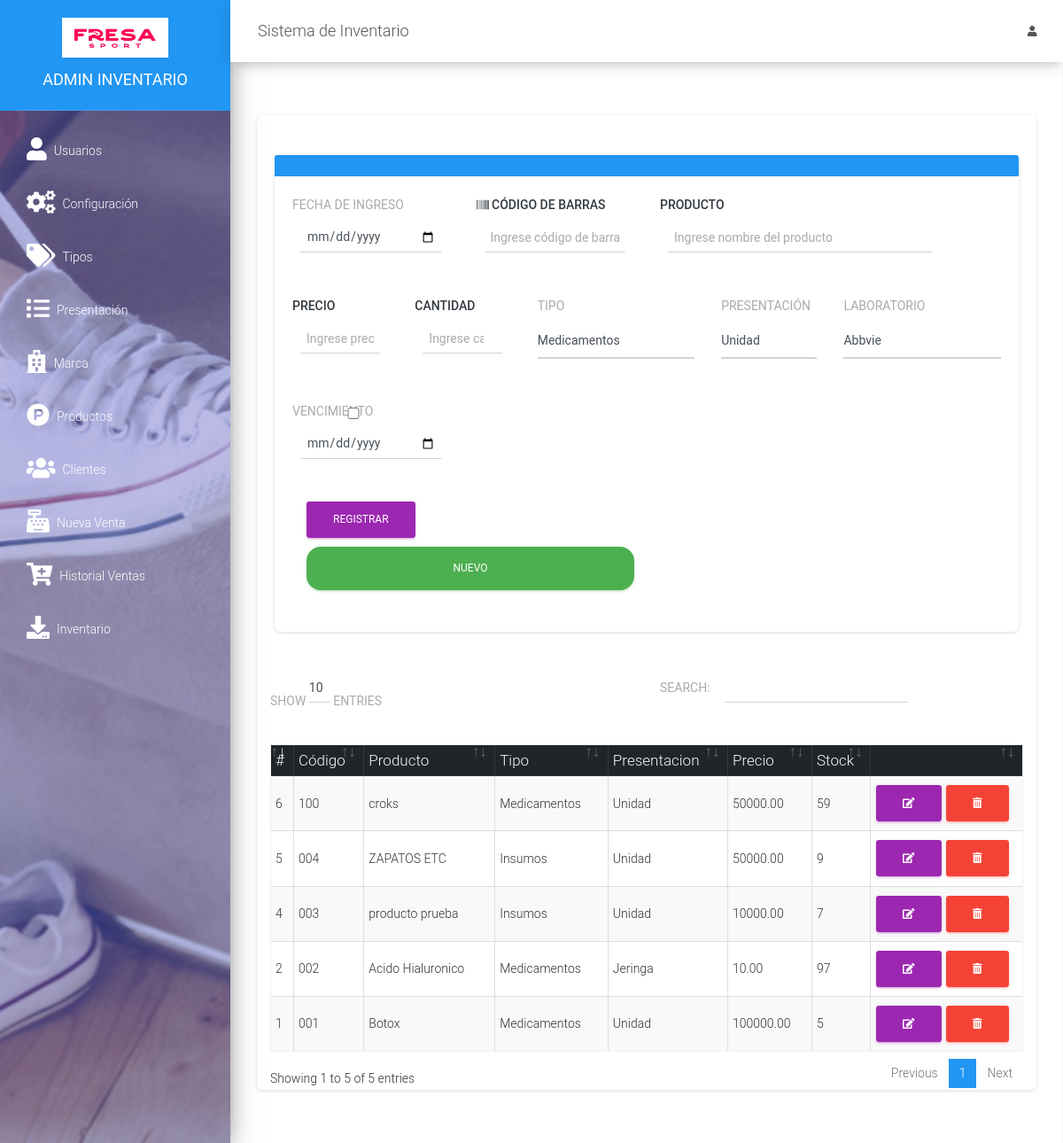
Screenshot of /src/productosREAL.php (signed in) with the database file from the repository.
### tables this page shows
CREATE TABLE `producto` (
  `codproducto` int(11) NOT NULL,
  `codigo` varchar(20) NOT NULL,
  `descripcion` varchar(200) NOT NULL,
  `precio` decimal(10,2) NOT NULL,
  `existencia` int(11) NOT NULL,
  `id_lab` int(11) NOT NULL,
  `id_presentacion` int(11) NOT NULL,
  `id_tipo` int(11) NOT NULL,
  `vencimiento` varchar(20) NOT NULL,
  `fecha_ingreso` varchar(20) NOT NULL
);

CREATE TABLE `tipos` (
  `id` int(11) NOT NULL,
  `tipo` varchar(50) NOT NULL
);

CREATE TABLE `presentacion` (
  `id` int(11) NOT NULL,
  `nombre` varchar(100) NOT NULL,
  `nombre_corto` varchar(10) NOT NULL
);

### src/productosREAL.php (the view, shortened to what this page needs)
<?php
include "../conexion.php";
include_once "includes/header.php";
?>
<div class="card shadow-lg">
    <div class="card-body">
        <div class="row">
            <div class="col-md-12">
                <div class="card shadow-lg">
                    <div class="card-header bg-primary text-white">
                    </div>
                    <div class="card-body">
                        <form action="" method="post" autocomplete="off" id="formulario">
                            <div class="row">
                            <div class="col-md-3">
                                <div class="form-group">
                                    <label for="fecha_ingreso">Fecha de ingreso</label>
                                    <input id="fecha_ingreso" class="form-control" type="date" name="fecha_ingreso">
                                </div>
                            </div>
                                <div class="col-md-3">
                                    <div class="form-group">
                                        <label for="codigo" class=" text-dark font-weight-bold"><i class="fas fa-barcode"></i> Código de Barras</label>
                                        <input type="text" placeholder="Ingrese código de barras" name="codigo" id="codigo" class="form-control">
                                    </div>
                                </div>
                                <div class="col-md-5">
                                    <div class="form-group">
                                        <label for="producto" class=" text-dark font-weight-bold">Producto</label>
                                        <input type="text" placeholder="Ingrese nombre del producto" name="producto" id="producto" class="form-control">
                                    </div>
                                </div>
                                <div class="col-md-2">
                                    <div class="form-group">
                                        <label for="precio" class=" text-dark font-weight-bold">Precio</label>
                                        <input type="text" placeholder="Ingrese precio" class="form-control" name="precio" id="precio">
                                    </div>
                                </div>
                                <div class="col-md-2">
                                    <div class="form-group">
                                        <label for="cantidad" class=" text-dark font-weight-bold">Cantidad</label>
                                        <input type="number" placeholder="Ingrese cantidad" class="form-control" name="cantidad" id="cantidad">
                                    </div>
                                </div>
                                <div class="col-md-3">
                                    <div class="form-group">
                                        <label for="tipo">Tipo</label>
                                        <select id="tipo" class="form-control" name="tipo" required>
                                            <?php
                                            $query_tipo = mysqli_query($conexion, "SELECT * FROM tipos");
                                            while ($datos = mysqli_fetch_assoc($query_tipo)) { ?>
                                                <option value="<?php echo $datos['id'] ?>"><?php echo $datos['tipo'] ?></option>
                                            <?php } ?>
                                        </select>
                                    </div>
                                </div>
                                <div class="col-md-2">
                                    <div class="form-group">
                                        <label for="presentacion">Presentación</label>
                                        <select id="presentacion" class="form-control" name="presentacion" required>
                                            <?php
                                            $query_pre = mysqli_query($conexion, "SELECT * FROM presentacion");
                                            while ($datos = mysqli_fetch_assoc($query_pre)) { ?>
                                                <option value="<?php echo $datos['id'] ?>"><?php echo $datos['nombre'] ?></option>
                                            <?php } ?>
                                        </select>
                                    </div>
                                </div>
                                <div class="col-md-3">
                                    <div class="form-group">
                                        <label for="laboratorio">Laboratorio</label>
                                        <select id="laboratorio" class="form-control" name="laboratorio" required>
                                            <?php
                                            $query_lab = mysqli_query($conexion, "SELECT * FROM laboratorios");
                                            while ($datos = mysqli_fetch_assoc($query_lab)) { ?>
                                                <option value="<?php echo $datos['id'] ?>"><?php echo $datos['laboratorio'] ?></option>
                                            <?php } ?>
                                        </select>
                                    </div>
                                </div>
                                <div class="col-md-3">
                                    <div class="form-group">
                                        <input id="accion" class="form-check-input" type="checkbox" name="accion" value="si">
                                        <label for="vencimiento">Vencimiento</label>
                                        <input id="vencimiento" class="form-control" type="date" name="vencimiento">
                                    </div>
                                </div>
                                </div>
                                <div class="col-md-6">
                                    <input type="submit" value="Registrar" class="btn btn-primary" id="btnAccion">
                                    <input type="button" value="Nuevo" onclick="limpiar()" class="btn btn-success" id="btnNuevo">
                                </div>
                            </div>
                    </div>
                </div>
            </div>
        </div>
        <div class="col-md-12">
            <div class="table-responsive">
                <table class="table table-striped table-bordered" id="tbl">
                    <thead class="thead-dark">
                        <tr>
                            <th>#</th>
                            <th>Código</th>
                            <th>Producto</th>
                            <th>Tipo</th>
                            <th>Presentacion</th>
                            <th>Precio</th>
                            <th>Stock</th>
                            <th></th>
                        </tr>
                    </thead>
                    <tbody>
                        <?php
                        include "../conexion.php";
                        $query = mysqli_query($conexion, "SELECT p.*, t.id, t.tipo, pr.id, pr.nombre FROM producto p INNER JOIN tipos t ON p.id_tipo = t.id INNER JOIN presentacion pr ON p.id_presentacion = pr.id");
                        $result = mysqli_num_rows($query);
                        if ($result > 0) {
                            while ($data = mysqli_fetch_assoc($query)) { ?>
                                <tr>
                                    <td><?php echo $data['codproducto']; ?></td>
                                    <td><?php echo $data['codigo']; ?></td>
                                    <td><?php echo $data['descripcion']; ?></td>
                                    <td><?php echo $data['tipo']; ?></td>
                                    <td><?php echo $data['nombre']; ?></td>
                                    <td><?php echo $data['precio']; ?></td>
                                    <td><?php echo $data['existencia']; ?></td>
                                    <td>
                                        <a href="#" onclick="editarProducto(<?php echo $data['codproducto']; ?>)" class="btn btn-primary"><i class='fas fa-edit'></i></a>
                                        <form action="eliminar_producto.php?id=<?php echo $data['codproducto']; ?>" method="post" class="confirmar d-inline">
                                            <button class="btn btn-danger" type="submit"><i class='fas fa-trash-alt'></i> </button>
                                        </form>
                                    </td>
                                </tr>
                        <?php }
                        } ?>
                    </tbody>
                </table>
            </div>
        </div>
    </div>
</div>
<?php include_once "includes/footer.php"; ?>

### rows the page displays
producto: codproducto "1", codigo "001", descripcion "Botox", id_tipo.tipo "Medicamentos", id_presentacion.nombre "Unidad", precio "100000.00", existencia "5"
producto: codproducto "2", codigo "002", descripcion "Acido Hialuronico", id_tipo.tipo "Medicamentos", id_presentacion.nombre "Jeringa", precio "10.00", existencia "97"
producto: codproducto "4", codigo "003", descripcion "producto prueba", id_tipo.tipo "Insumos", id_presentacion.nombre "Unidad", precio "10000.00", existencia "7"
producto: codproducto "5", codigo "004", descripcion "ZAPATOS ETC", id_tipo.tipo "Insumos", id_presentacion.nombre "Unidad", precio "50000.00", existencia "9"
producto: codproducto "6", codigo "100", descripcion "croks", id_tipo.tipo "Medicamentos", id_presentacion.nombre "Unidad", precio "50000.00", existencia "59"

### other values shown
form field tipo "Medicamentos"
form field presentacion "Unidad"
form field laboratorio "Abbvie"
